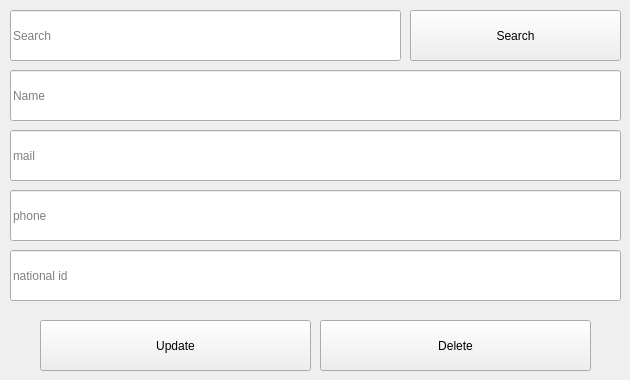
      <widget class="QWidget" name="tab_15">
       <attribute name="title">
        <string>Update clinet</string>
       </attribute>
       <widget class="QLineEdit" name="lineEdit_21">
        <property name="geometry">
         <rect>
          <x>10</x>
          <y>130</y>
          <width>611</width>
          <height>51</height>
         </rect>
        </property>
        <property name="placeholderText">
         <string>mail</string>
        </property>
       </widget>
       <widget class="QPushButton" name="pushButton_14">
        <property name="geometry">
         <rect>
          <x>320</x>
          <y>320</y>
          <width>271</width>
          <height>51</height>
         </rect>
        </property>
        <property name="text">
         <string>Delete</string>
        </property>
       </widget>
       <widget class="QLineEdit" name="lineEdit_23">
        <property name="geometry">
         <rect>
          <x>10</x>
          <y>190</y>
          <width>611</width>
          <height>51</height>
         </rect>
        </property>
        <property name="placeholderText">
         <string>phone</string>
        </property>
       </widget>
       <widget class="QLineEdit" name="lineEdit_24">
        <property name="geometry">
         <rect>
          <x>10</x>
          <y>70</y>
          <width>611</width>
          <height>51</height>
         </rect>
        </property>
        <property name="placeholderText">
         <string>Name</string>
        </property>
       </widget>
       <widget class="QLineEdit" name="lineEdit_25">
        <property name="geometry">
         <rect>
          <x>10</x>
          <y>250</y>
          <width>611</width>
          <height>51</height>
         </rect>
        </property>
        <property name="readOnly">
         <bool>false</bool>
        </property>
        <property name="placeholderText">
         <string>national id</string>
        </property>
       </widget>
       <widget class="QPushButton" name="pushButton_15">
        <property name="geometry">
         <rect>
          <x>410</x>
          <y>10</y>
          <width>211</width>
          <height>51</height>
         </rect>
        </property>
        <property name="text">
         <string>Search</string>
        </property>
       </widget>
       <widget class="QLineEdit" name="lineEdit_26">
        <property name="geometry">
         <rect>
          <x>10</x>
          <y>10</y>
          <width>391</width>
          <height>51</height>
         </rect>
        </property>
        <property name="placeholderText">
         <string>Search</string>
        </property>
       </widget>
       <widget class="QPushButton" name="pushButton_16">
        <property name="geometry">
         <rect>
          <x>40</x>
          <y>320</y>
          <width>271</width>
          <height>51</height>
         </rect>
        </property>
        <property name="text">
         <string>Update</string>
        </property>
       </widget>
      </widget>
